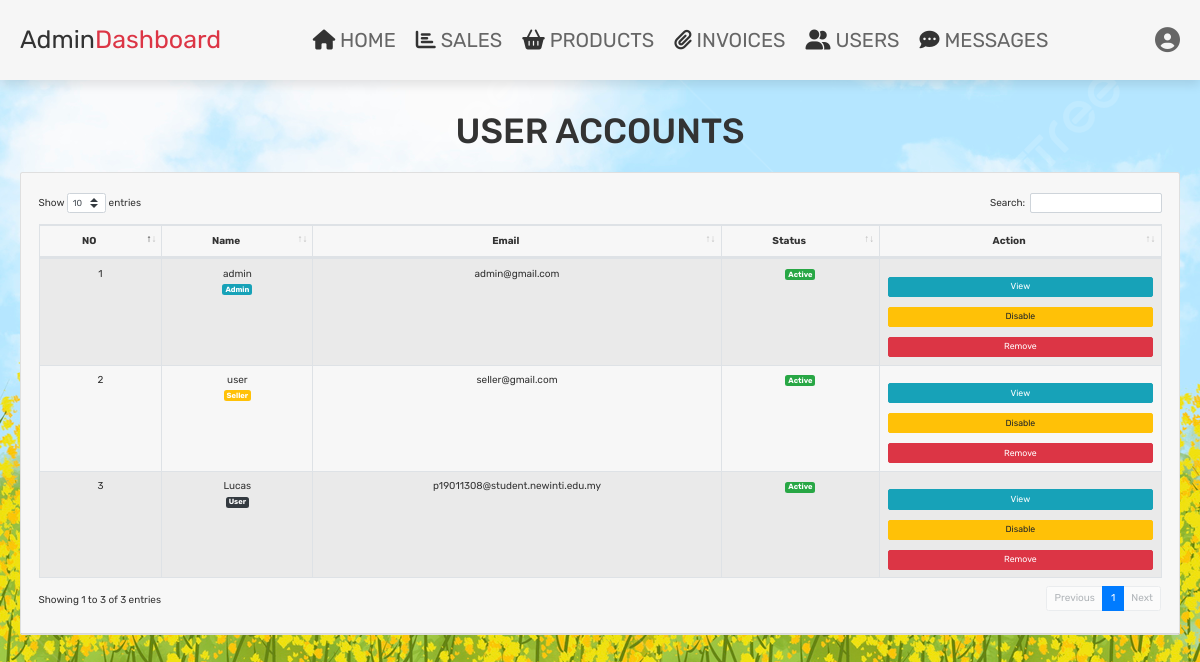
Screenshot of /admin_users.php (signed in) with the database file from the repository.
### tables this page shows
CREATE TABLE `users` (
  `id` int(100) NOT NULL,
  `name` varchar(100) NOT NULL,
  `email` varchar(100) NOT NULL,
  `password` varchar(100) NOT NULL,
  `number` varchar(100) NOT NULL,
  `address` varchar(100) NOT NULL,
  `city` varchar(100) NOT NULL,
  `pin` varchar(100) NOT NULL,
  `status` int(11) NOT NULL,
  `user_type` varchar(20) NOT NULL DEFAULT 'user'
);

### admin_users.php (the view, shortened to what this page needs)
<?php
@include 'config.php';
?>
<!DOCTYPE html>
<html lang="en">
<head>
   <link rel="stylesheet" href="https://cdnjs.cloudflare.com/ajax/libs/font-awesome/6.1.1/css/all.min.css">
   <link rel="stylesheet" href="css/admin_style.css">
   <link rel="stylesheet" href="css/dataTables.bootstrap4.min.css">
   <link rel="stylesheet" href="css/bootstrap.min.css">
</head>
<body style="background:url(images/admin-bg.jpg); background-repeat: no-repeat; background-size: cover;">
<?php include 'admin_header.php'; ?>
<section class="table-product" >
<h1 class="title">user accounts</h1>
<div class="card " style="width: 100%;">
        <div class="card-header">
        <div class="card-body pr-2 pl-2">
          <table id="example" class="table table-striped table-bordered" style="width:100%">
                  <thead>
                    <tr>
                      <th class="text-center">NO</th>
                      <th  class="text-center">Name</th>
                      <th  class="text-center">Email</th>
                      <th  class="text-center">Status</th>
                      <th  width='25%' class="text-center">Action</th>
                    </tr>
                  </thead>
                  <tbody>
                  <?php
                  $i=1;
                     $select_accounts = $conn->prepare("SELECT * FROM `users`");
                     $select_accounts->execute();
                     if($select_accounts->rowCount() > 0){
                        while($fetch_accounts = $select_accounts->fetch(PDO::FETCH_ASSOC)){
                  ?>
                  <tr class="text-center">
                    <td><?php echo $i++;?></td>
                    <td><?php echo $fetch_accounts['name'];?><br>
                          <?php if ($fetch_accounts['user_type']  == 'admin'){
                          echo "<span class='badge badge-lg badge-info text-white'>Admin</span>";
                        } elseif ($fetch_accounts['user_type'] == 'seller') {
                          echo "<span class='badge badge-lg badge-warning text-white'>Seller </span>";
                        }elseif ($fetch_accounts['user_type'] == 'user') {
                          echo "<span class='badge badge-lg badge-dark text-white'>User </span>";
                        } ?>
                  </td>
                    <td><?php echo $fetch_accounts['email']; ?></td>
                    <td>   <?php if ($fetch_accounts['status'] == '1') { ?>
                          <span class="badge badge-lg badge-success text-white">Active</span>
                        <?php }else{ ?>
                       <span class="badge badge-lg badge-danger text-white">Deactive</span>
                        <?php } ?></td>
                    <td>
                     <a class="btn btn-info btn-sm" href="?view=<?php echo $fetch_accounts['id'];?>">View</a>
                     <?php if ($fetch_accounts['status'] == '0') {  ?>
                        <a onclick="return confirm('Are you sure To Active ?')" class="btn btn-success
                                 btn-sm " href="?active=<?php echo $fetch_accounts['id'];?>">Active</a>
                             <?php } elseif($fetch_accounts['status'] == '1'){?>
                              <a onclick="return confirm('Are you sure To Deactive ?')" class="btn btn-warning
                                 btn-sm " href="?deactive=<?php echo $fetch_accounts['id'];?>">Disable</a>
                             <?php } ?>
                             <a onclick="return confirm('Are you sure To Delete ? The user related information will also be delete!')" class="btn btn-danger btn-sm " href="?delete=<?= $fetch_accounts['id']; ?>">Remove</a>
                  </td>
                  <?php }?>
                  <?php }else{
                     echo '<p class="empty">no accounts available!</p>';
                  }?>
                  </tr>
                  </tbody>
          </table>
        </div>
        </div>
</div>
</section>
</body>
</html>

### css/components.css (style rules this page uses)
:root { --green:#27ae60; --orange:#f39c12; --red:#e74c3c; --black:#333; --light-color:#666; --white:#fff; --light-bg:#f6f6f6; --border:.2rem solid var(--black); --box-shadow:0 .5rem 1rem rgba(0,0,0,.1); }
* { font-family: 'Rubik', sans-serif; margin:0; padding:0; box-sizing: border-box; outline: none; border:none; text-decoration: none; color:var(--black); }
body { background-color: var(--light-bg); }
html { font-size: 62.5%; overflow-x: hidden; scroll-behavior: smooth; scroll-padding-top: 6.5rem; }
section { padding:3rem 2rem; max-width: 1200px; margin:0 auto; }
.btn, .delete-btn, .option-btn { display: block; width: 100%; margin-top: 1rem; border-radius: .5rem; color:var(--white); font-size: 2rem; padding:1.3rem 3rem; text-transform: capitalize; cursor: pointer; text-align: center; }
.btn { background-color: var(--green); }
.title { text-align: center; margin-bottom: 2rem; text-transform: uppercase; color:var(--black); font-size: 3.5rem; }

### rows the page displays
users: name "admin", user_type "Admin", email "admin@gmail.com", status "Active"
users: name "user", user_type "Seller", email "seller@gmail.com", status "Active"
users: name "Lucas", user_type "User", email "p19011308@student.newinti.edu.my", status "Active"
